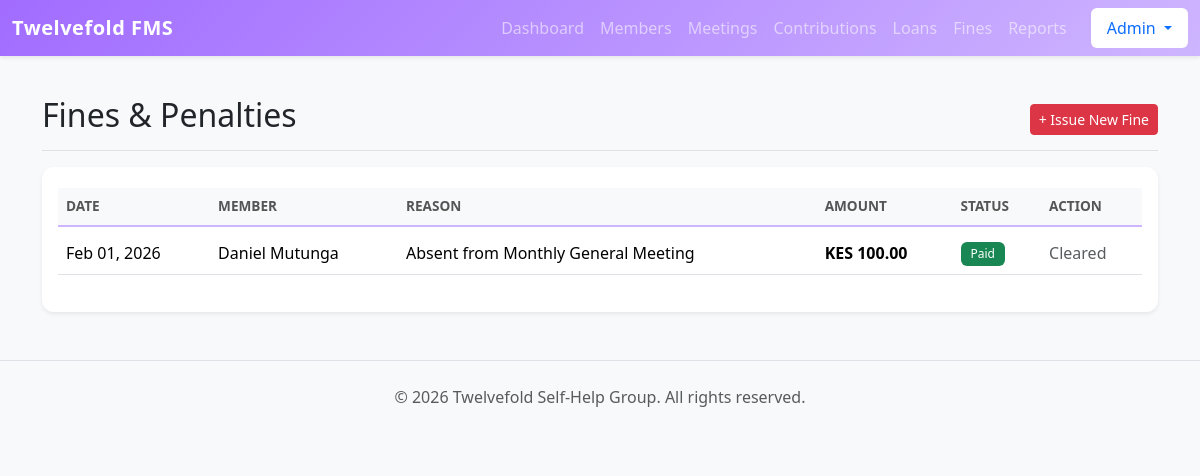
The page /finance/fines/ (signed in) on the database as committed earlier.
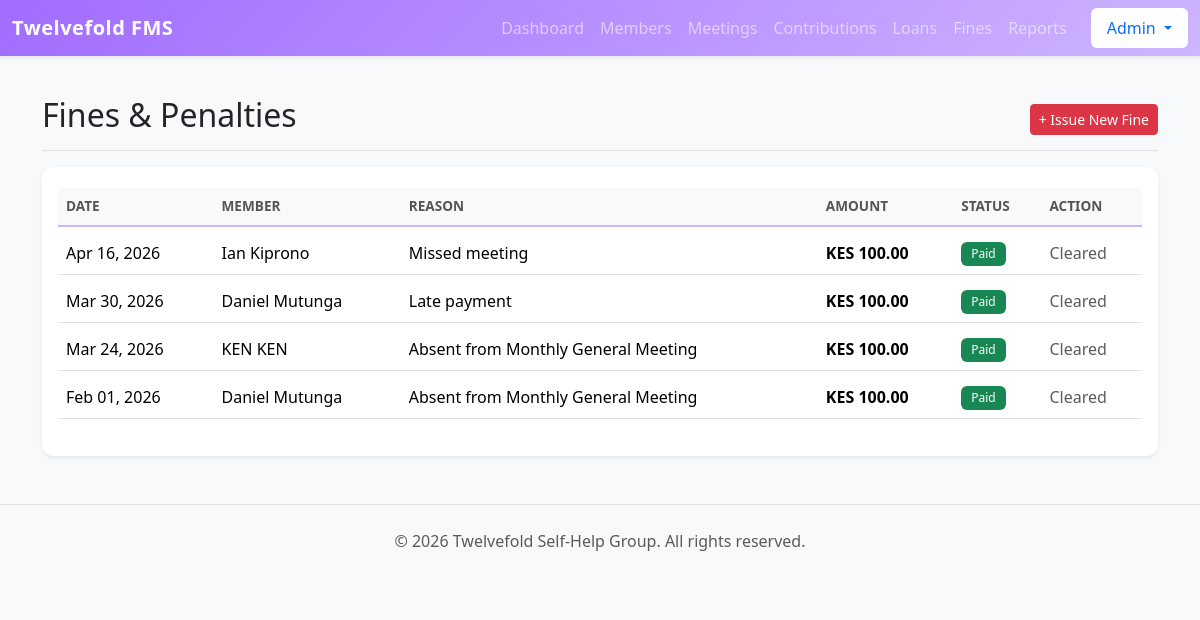
The same page on the database as committed later.
### finance/models.py (models this page shows, shortened)
class Fine(models.Model):
    member = models.ForeignKey(Member, on_delete=models.CASCADE)
    amount = models.DecimalField(max_digits=10, decimal_places=2)
    reason = models.CharField(max_length=100)  # e.g., "Late Payment", "Missed Meeting" [cite: 1254]
    date_issued = models.DateField(default=timezone.now)
    is_paid = models.BooleanField(default=False)

### members/models.py (models this page shows)
class Member(models.Model):
    user = models.OneToOneField(User, on_delete=models.SET_NULL, null=True, blank=True, related_name='member_profile')
    first_name = models.CharField(max_length=50)
    last_name = models.CharField(max_length=50)
    phone_number = models.CharField(
        max_length=15,
        unique=True,
        help_text="Format: 07XX XXX XXX"
    )
    date_joined = models.DateField(default=timezone.now)
    monthly_contribution_amount = models.DecimalField(max_digits=10, decimal_places=2, default=0.00, blank=True, null=True)
    is_active = models.BooleanField(default=True)
    def __str__(self):
        return f"{self.first_name} {self.last_name}"
    class Meta:
        ordering = ['first_name']

### finance/views.py (the view)
# urls.py: path('fines/', views.fine_list, name='fine_list'),
@login_required
def fine_list(request):
    if request.user.is_staff:
        fines = Fine.objects.all().order_by('is_paid', '-date_issued')
    else:
        member = getattr(request.user, 'member_profile', None)
        fines = Fine.objects.filter(member=member).order_by('is_paid', '-date_issued') if member else []
    return render(request, 'finance/fine_list.html', {'fines': fines})

### templates/finance/fine_list.html (shortened to what this page needs)
<!DOCTYPE html>
<html lang="en">
<head>
</head>
<body>
{% extends 'base.html' %}
{% block content %}
<div class="d-flex justify-content-between flex-wrap flex-md-nowrap align-items-center pt-3 pb-2 mb-3 border-bottom">
    <h1 class="h2">Fines & Penalties</h1>
    <div class="btn-toolbar mb-2 mb-md-0">
        {% if user.is_staff %}
    <a href="{% url 'add_fine' %}" class="btn btn-sm btn-danger">
        + Issue New Fine
    </a>
        {% endif %}
    </div>
</div>
<div class="card shadow-sm border-danger">
    <div class="card-body">
        <div class="table-responsive">
            <table class="table table-hover align-middle">
                <thead class="table-light">
                    <tr>
                        <th>Date</th>
                        <th>Member</th>
                        <th>Reason</th>
                        <th>Amount</th>
                        <th>Status</th>
                        {% if user.is_staff %}
                        <th>Action</th>
                        {% endif %}
                    </tr>
                </thead>
                <tbody>
                    {% for fine in fines %}
                    <tr class="{% if not fine.is_paid %}table-warning{% endif %}">
                        <td>{{ fine.date_issued|date:"M d, Y" }}</td>
                        <td>{{ fine.member }}</td>
                        <td>{{ fine.reason }}</td>
                        <td class="fw-bold">KES {{ fine.amount }}</td>
                        <td>
                            {% if fine.is_paid %}
                                <span class="badge bg-success">Paid</span>
                            {% else %}
                                <span class="badge bg-danger">Unpaid</span>
                            {% endif %}
                        </td>
                        {% if user.is_staff %}
                        <td>
                            {% if not fine.is_paid %}
                            <a href="{% url 'mark_fine_paid' fine.id %}" class="btn btn-sm btn-outline-success">
                                Mark Paid
                            </a>
                            {% else %}
                            <span class="text-muted"> Cleared</span>
                            {% endif %}
                        </td>
                        {% endif %}
                    </tr>
                    {% empty %}
                    <tr>
                        <td colspan="{% if user.is_staff %}6{% else %}5{% endif %}" class="text-center text-muted py-4">
                            No fines recorded. Good job!
                        </td>
                    </tr>
                    {% endfor %}
                </tbody>
            </table>
        </div>
    </div>
</div>
{% endblock %}

Rows that differ between the two databases and show on the page:
added Fine: date_issued "Apr 16, 2026", member "Ian Kiprono", reason "Missed meeting", amount "100.00", is_paid "Paid"
added Fine: date_issued "Mar 30, 2026", member "Daniel Mutunga", reason "Late payment", amount "100.00", is_paid "Paid"
added Fine: date_issued "Mar 24, 2026", member "KEN KEN", reason "Absent from Monthly General Meeting", amount "100.00", is_paid "Paid"
